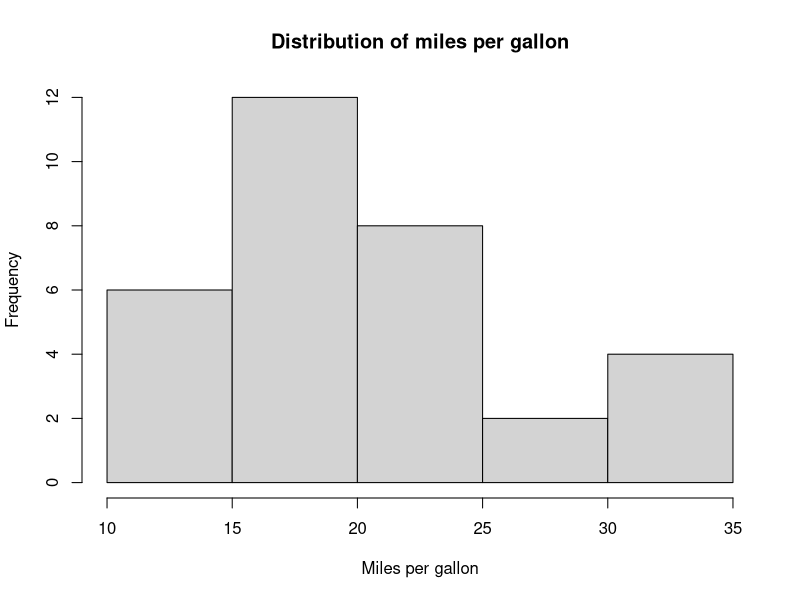
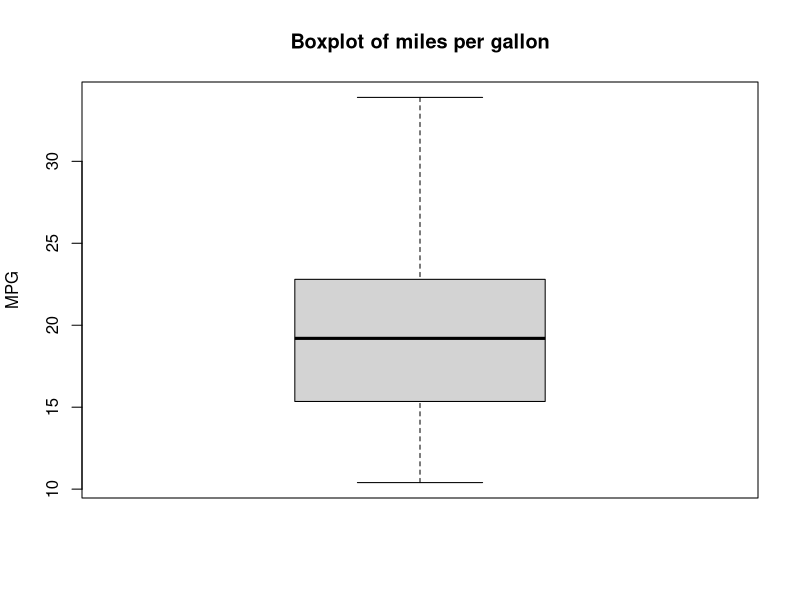
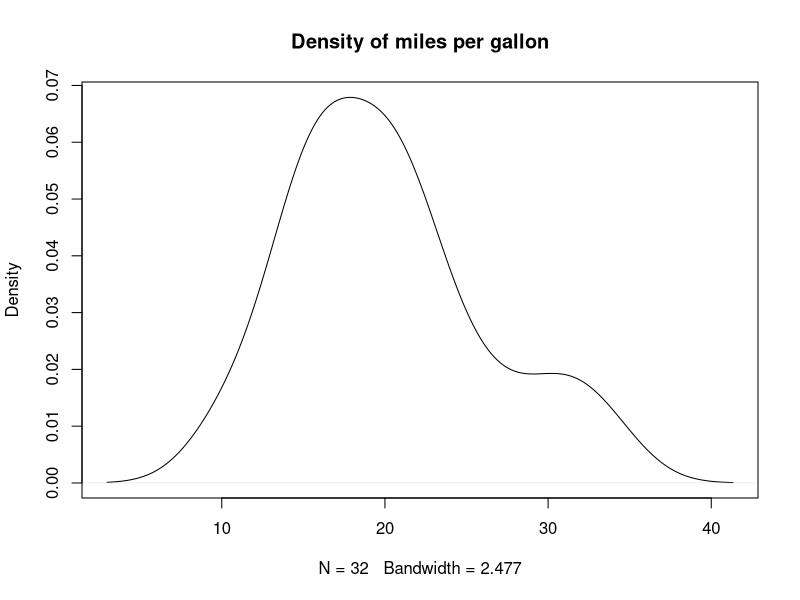
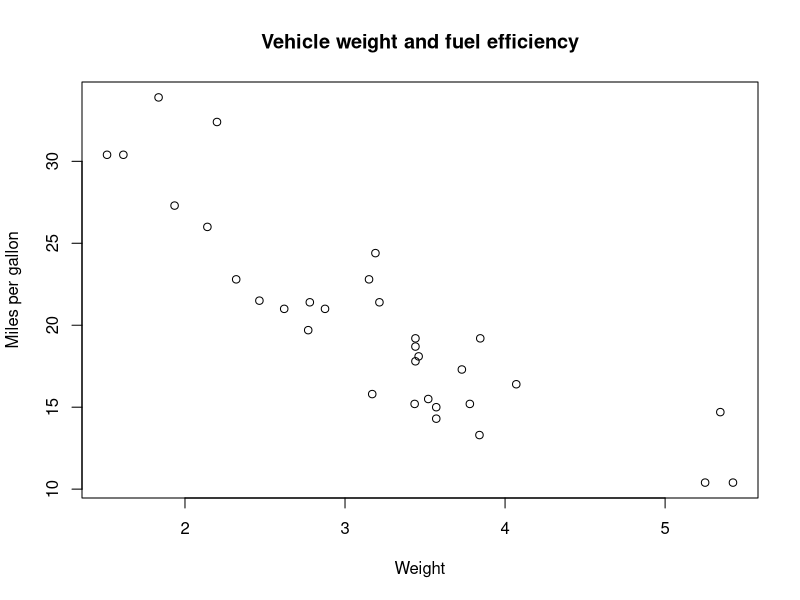
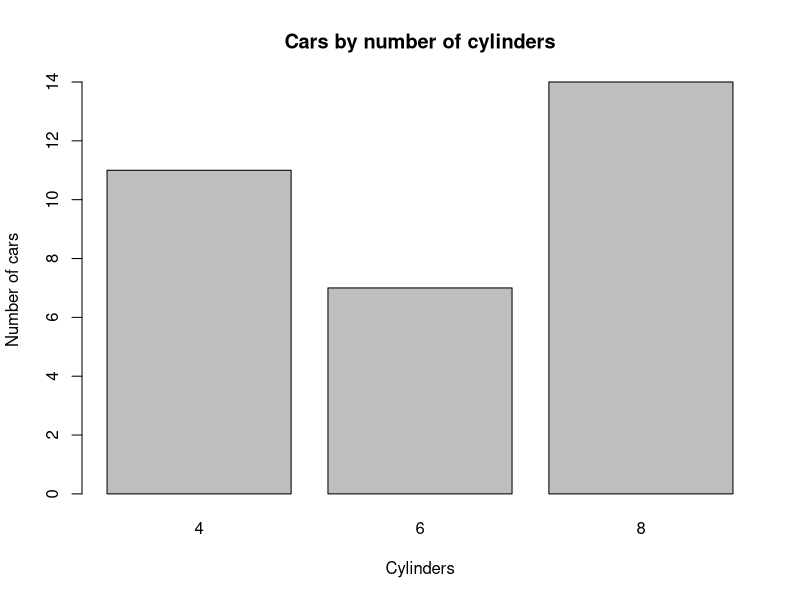
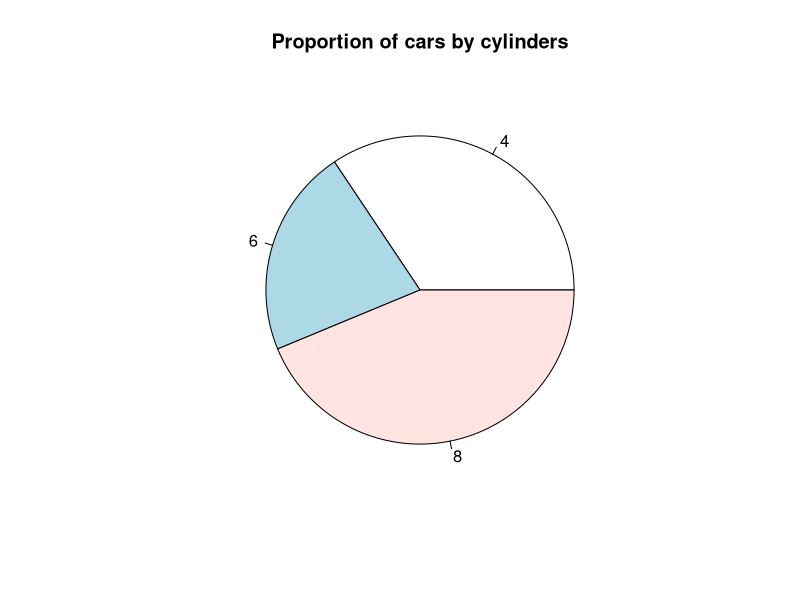
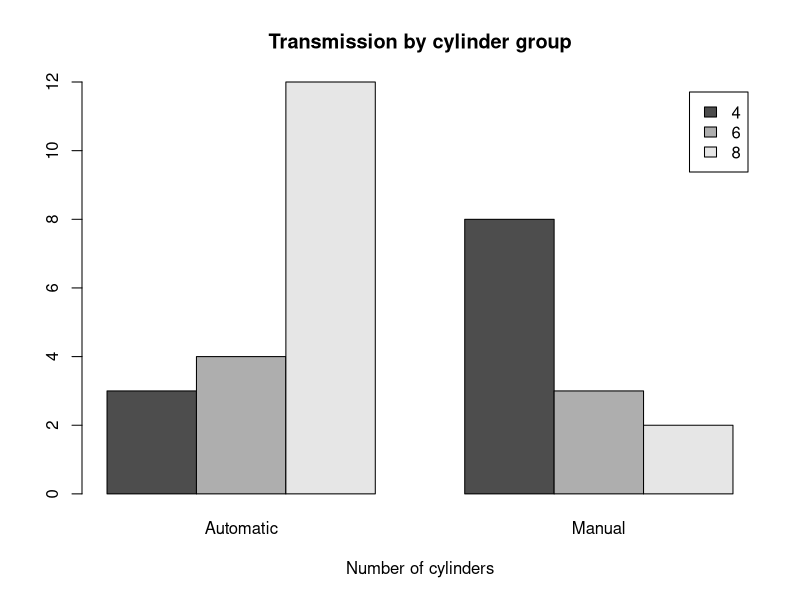
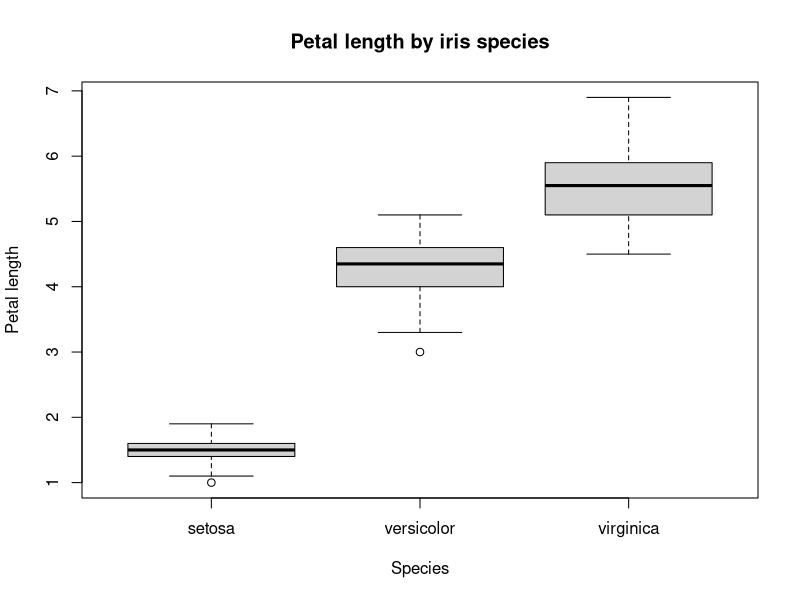

These figures' R source, in order:
## ---- chunk 1
data("airquality")
head(airquality)
tail(airquality)
dim(airquality)
names(airquality)
str(airquality)
summary(airquality)
## ---- chunk 2
head(airquality, 6)
airquality[1:5, ]       # First five rows
airquality[, "Temp"]    # One column
airquality[10:20, ]     # Rows 10 to 20
airquality[, -1]        # All columns except the first
airquality$Wind         # Select a column using $
## ---- chunk 3
data_a <- data.frame(x = 1:3, group = c("A", "B", "C"))
data_b <- data.frame(z = 3:1)

cbind(data_a, data_b)

new_row <- data.frame(x = 10, group = "D")
rbind(data_a, new_row)
## ---- chunk 4
# Example data
people <- data.frame(
  HEIGHT = c(161, 155, 158, 170, 160),
  WEIGHT = c(50, 49, 42, 65, 60)
)

people$BMI <- round(
  people$WEIGHT / (people$HEIGHT / 100)^2,
  digits = 2
)

people
summary(people$BMI)
## ---- chunk 5
today <- Sys.Date()
today
format(today, "%B %d %Y")
format(today, "%A")

dob <- as.Date("2000-02-10")
difftime(today, dob, units = "days")

start_date <- as.Date("2020-02-13")
end_date <- as.Date("2021-01-22")
end_date - start_date
## ---- chunk 6
data("mtcars")

mean(mtcars$mpg)
median(mtcars$mpg)
sd(mtcars$mpg)
var(mtcars$mpg)
min(mtcars$mpg)
max(mtcars$mpg)
range(mtcars$mpg)
quantile(mtcars$mpg)
summary(mtcars$mpg)
## ---- chunk 7
summary_stats <- function(x) {
  c(
    count = sum(!is.na(x)),
    mean = mean(x, na.rm = TRUE),
    median = median(x, na.rm = TRUE),
    standard_deviation = sd(x, na.rm = TRUE),
    minimum = min(x, na.rm = TRUE),
    maximum = max(x, na.rm = TRUE)
  )
}

summary_stats(mtcars$mpg)
summary_stats(mtcars$wt)
## ---- chunk 8
hist(mtcars$mpg,
     main = "Distribution of miles per gallon",
     xlab = "Miles per gallon")

boxplot(mtcars$mpg,
        main = "Boxplot of miles per gallon",
        ylab = "MPG")

plot(density(mtcars$mpg),
     main = "Density of miles per gallon")

plot(mtcars$wt, mtcars$mpg,
     main = "Vehicle weight and fuel efficiency",
     xlab = "Weight",
     ylab = "Miles per gallon")
## ---- chunk 9
mtcars$cyl_factor <- factor(mtcars$cyl)

cylinder_counts <- table(mtcars$cyl_factor)
cylinder_counts

barplot(cylinder_counts,
        main = "Cars by number of cylinders",
        xlab = "Cylinders",
        ylab = "Number of cars")

pie(cylinder_counts,
    main = "Proportion of cars by cylinders")

transmission <- factor(
  mtcars$am,
  levels = c(0, 1),
  labels = c("Automatic", "Manual")
)

cylinder_transmission <- table(mtcars$cyl_factor, transmission)

barplot(cylinder_transmission,
        beside = TRUE,
        legend = TRUE,
        main = "Transmission by cylinder group",
        xlab = "Number of cylinders")
## ---- chunk 10
data(iris)

boxplot(
  Petal.Length ~ Species,
  data = iris,
  main = "Petal length by iris species",
  xlab = "Species",
  ylab = "Petal length"
)

by(iris$Petal.Length, iris$Species, mean)
by(iris$Petal.Length, iris$Species, sd)
by(iris$Petal.Length, iris$Species, summary)
## ---- chunk 11
data(UCBAdmissions)
ucba <- as.data.frame(UCBAdmissions)

admission_table <- xtabs(Freq ~ Gender + Admit, data = ucba)
admission_table

# Row proportions
prop.table(admission_table, margin = 1)

# Visualize the table
mosaicplot(admission_table,
           main = "Admission by gender",
           color = TRUE)
## ---- chunk 12
cor(mtcars$wt, mtcars$mpg)

plot(mpg ~ wt, data = mtcars,
     main = "Weight versus MPG",
     xlab = "Weight",
     ylab = "MPG")

abline(lm(mpg ~ wt, data = mtcars), lwd = 2)
## ---- chunk 13
# Install once if needed:
# install.packages("ggplot2")
library(ggplot2)
## ---- chunk 14
ggplot(mtcars, aes(x = wt, y = mpg)) +
  geom_point() +
  labs(
    title = "Vehicle weight and fuel efficiency",
    x = "Weight",
    y = "Miles per gallon"
  ) +
  theme_minimal()
## ---- chunk 15
ggplot(mtcars, aes(x = wt, y = mpg)) +
  geom_point(size = 2) +
  geom_smooth(method = "lm", se = TRUE) +
  labs(title = "Linear relationship between weight and MPG") +
  theme_minimal()
## ---- chunk 16
ggplot(iris, aes(x = Species, y = Petal.Length)) +
  geom_boxplot() +
  labs(title = "Petal length across species") +
  theme_minimal()

ggplot(mtcars, aes(x = mpg)) +
  geom_histogram(bins = 10, color = "white") +
  labs(title = "Distribution of MPG") +
  theme_minimal()
## ---- chunk 17
mtcars$am_label <- factor(
  mtcars$am,
  levels = c(0, 1),
  labels = c("Automatic", "Manual")
)

mtcars$cyl_label <- factor(mtcars$cyl)

ggplot(mtcars, aes(x = hp, y = mpg, color = cyl_label)) +
  geom_point(size = 2.5) +
  facet_wrap(~ am_label) +
  labs(
    title = "Fuel efficiency by horsepower and transmission",
    x = "Horsepower",
    y = "Miles per gallon",
    color = "Cylinders"
  ) +
  theme_minimal()
